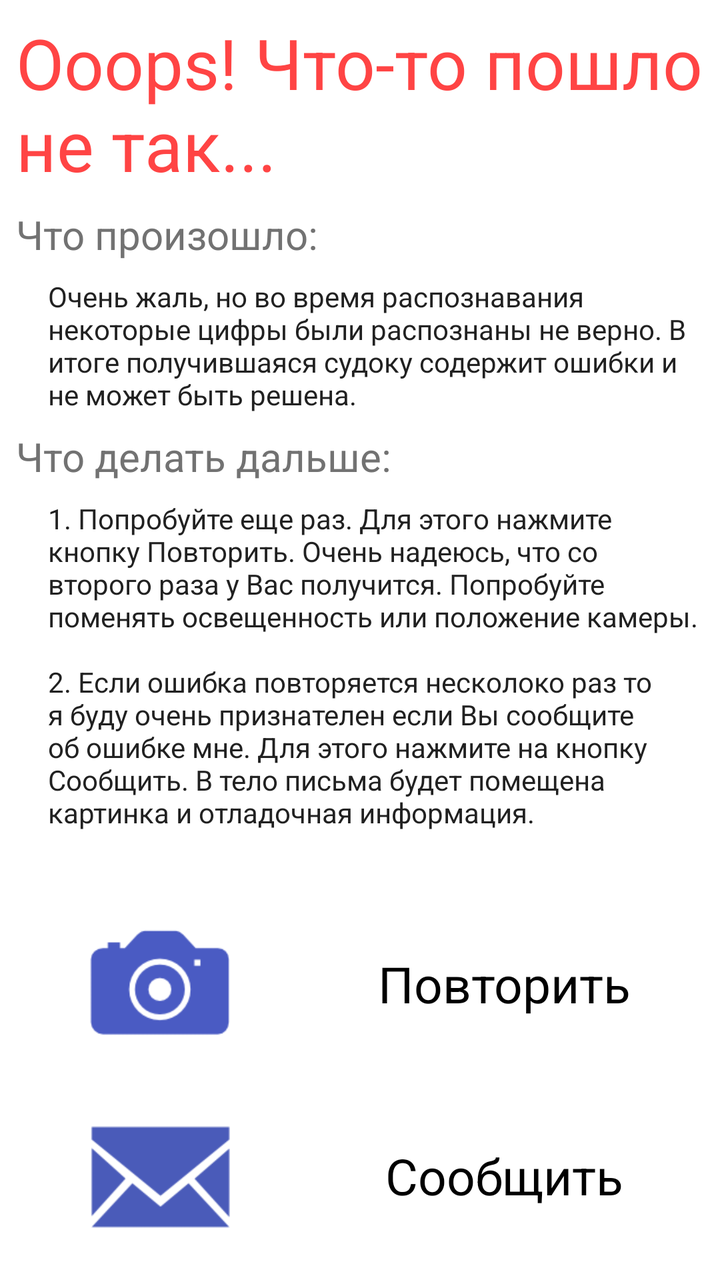
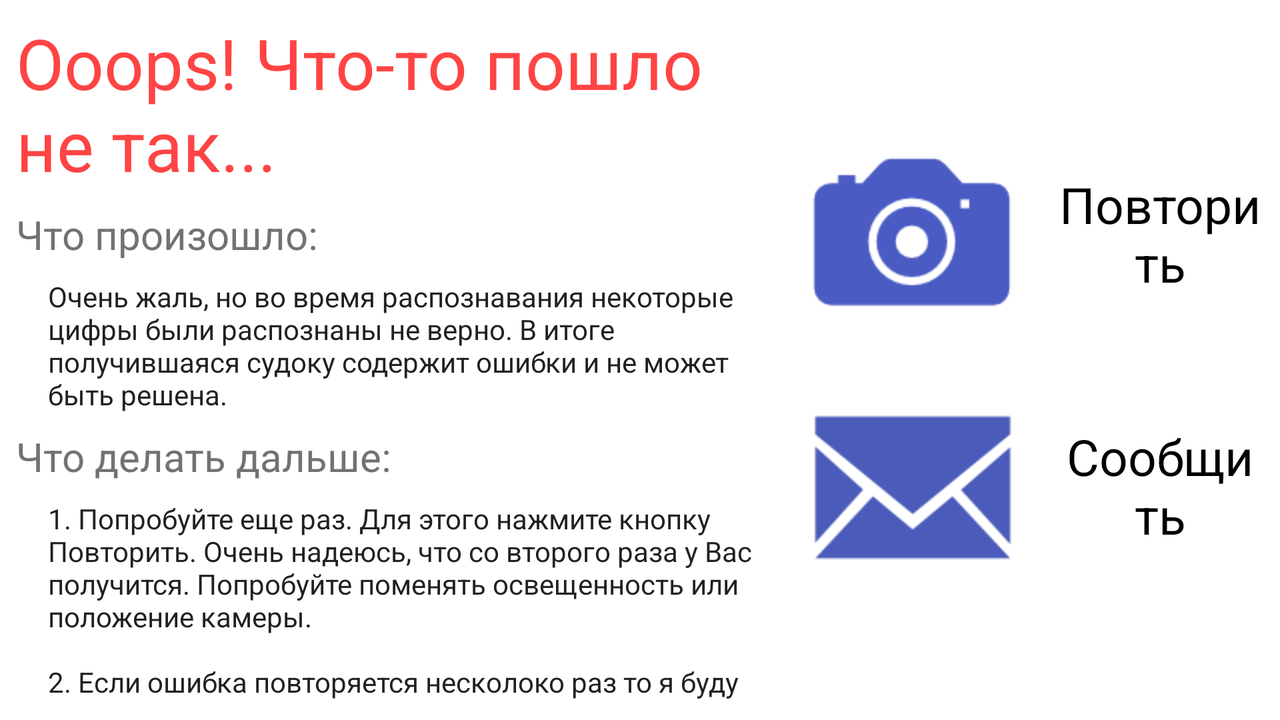

An Android layout and its configuration variant, each rendered on a device that would load it. The default file and the variant file are quoted in full after the pictures.
<!-- AndroidManifest.xml: activity theme android:Theme.Light.NoTitleBar.Fullscreen -->
<!-- res/layout/activity_recognition_error.xml -->
<?xml version="1.0" encoding="utf-8"?>
<LinearLayout xmlns:android="http://schemas.android.com/apk/res/android"
    xmlns:tools="http://schemas.android.com/tools"
    android:layout_width="match_parent"
    android:layout_height="match_parent"
    android:background="#FFFFFFFF"
    android:orientation="vertical" >
    
    <LinearLayout 
        android:layout_width="match_parent"
        android:layout_height="0dp"
        android:layout_weight="0.7"
        android:orientation="vertical">

        <TextView
            android:id="@+id/textView1"
            android:layout_height="wrap_content"
            android:layout_width="match_parent"
            android:layout_margin="8dp"
            android:drawableLeft="@drawable/ic_warning"
            android:drawablePadding="8dp"
            android:text="@string/ooops"
            android:textColor="@android:color/holo_red_light"
            android:textSize="35sp" />

        <TextView
            android:id="@+id/textView2"
            android:layout_width="wrap_content"
            android:layout_height="wrap_content"
            android:layout_marginBottom="8dp"
            android:layout_marginLeft="8dp"
            android:layout_marginRight="8dp"
            android:text="@string/whats_happened"
            android:textColor="#727272"
            android:textSize="20sp" />

        <TextView
            android:id="@+id/textView3"
            android:layout_width="wrap_content"
            android:layout_height="wrap_content"
            android:layout_marginBottom="8dp"
            android:layout_marginLeft="24dp"
            android:layout_marginRight="8dp"
            android:text="@string/whats_happened_exp"
            android:textColor="#212121"/>

        <TextView
            android:id="@+id/textView4"
            android:layout_width="wrap_content"
            android:layout_height="wrap_content"
            android:layout_marginBottom="8dp"
            android:layout_marginLeft="8dp"
            android:layout_marginRight="8dp"
            android:text="@string/whats_next"
            android:textColor="#727272"
            android:textSize="20sp" />
        
        <TextView
            android:id="@+id/textView5"
            android:layout_width="wrap_content"
            android:layout_height="wrap_content"
            android:layout_marginBottom="8dp"
            android:layout_marginLeft="24dp"
            android:layout_marginRight="8dp"
            android:text="@string/whats_next_exp"
            android:textColor="#212121"/>

    </LinearLayout>

    <LinearLayout
        android:layout_width="match_parent"
        android:layout_height="0dp"
        android:layout_weight="0.3"
        android:orientation="vertical">

        <LinearLayout
            android:id="@+id/bt_try_again"
            style="@style/im_button"
            android:layout_width="fill_parent"
            android:layout_height="0dp"
            android:layout_marginBottom="4dp"
            android:layout_marginLeft="8dp"
            android:layout_marginRight="8dp"
            android:layout_weight="1"
            android:gravity="center"
            android:orientation="horizontal" >

            <ImageView
                android:layout_width="wrap_content"
                android:layout_height="wrap_content"
                android:layout_margin="8dp"
                android:scaleType="fitCenter"
                android:src="@drawable/camera"
                tools:ignore="ContentDescription" />

            <TextView
                android:layout_width="0dp"
                android:layout_height="fill_parent"
                android:layout_weight="1"
                android:duplicateParentState="true"
                android:gravity="center"
                android:text="@string/try_again"
                android:textColor="@color/contents_text"
                android:textSize="25sp" />
        </LinearLayout>

        <LinearLayout
            android:id="@+id/bt_sent_email"
            style="@style/im_button"
            android:layout_width="fill_parent"
            android:layout_height="0dp"
            android:layout_marginBottom="8dp"
            android:layout_marginLeft="8dp"
            android:layout_marginRight="8dp"
            android:layout_marginTop="4dp"
            android:layout_weight="1"
            android:gravity="center"
            android:orientation="horizontal" >

            <ImageView
                android:layout_width="wrap_content"
                android:layout_height="wrap_content"
                android:layout_margin="8dp"
                android:scaleType="fitCenter"
                android:src="@drawable/send_mail"
                tools:ignore="ContentDescription" />

            <TextView
                android:layout_width="0dp"
                android:layout_height="fill_parent"
                android:layout_weight="1"
                android:duplicateParentState="true"
                android:gravity="center"
                android:text="@string/sent_email"
                android:textColor="@color/contents_text"
                android:textSize="25sp" />
        </LinearLayout>
    </LinearLayout>

</LinearLayout>
<!-- resources referenced by this layout -->
<resources>
  <color name="contents_text">#ff000000</color>
  <!-- drawable camera: png bitmap (drawable, 3642 bytes) -->
  <!-- drawable send_mail: png bitmap (drawable, 3227 bytes) -->
  <string name="ooops">Ooops! Что-то пошло не так...</string>
  <string name="sent_email">Сообщить</string>
  <string name="try_again">Повторить</string>
  <string name="whats_happened">Что произошло:</string>
  <string name="whats_happened_exp">Очень жаль, но во время распознавания некоторые цифры были распознаны не верно. В итоге получившаяся судоку содержит ошибки и не может быть решена.</string>
  <string name="whats_next">Что делать дальше:</string>
  <string name="whats_next_exp">1. Попробуйте еще раз. Для этого нажмите кнопку Повторить. Очень надеюсь, что со второго раза у Вас получится. Попробуйте поменять освещенность или положение камеры.\n\n2. Если ошибка повторяется несколоко раз то я буду очень признателен если Вы сообщите об ошибке мне. Для этого нажмите на кнопку Сообщить. В тело письма будет помещена картинка и отладочная информация.</string>
  <style name="im_button">
  		<item name="android:background">@drawable/btn_default_bg</item>
  		<item name="android:textSize">45sp</item>
  		<item name="android:textColor">#212121</item>
  	</style>
  <!-- drawable btn_default_bg (drawable) -->
  <?xml version="1.0" encoding="utf-8"?>
  <selector xmlns:android="http://schemas.android.com/apk/res/android">
      <item android:drawable="@drawable/btn_default_normal" android:state_enabled="true"
            android:state_window_focused="false"/>
      <item android:drawable="@drawable/btn_default_normal_disable" android:state_enabled="false"
            android:state_window_focused="false"/>
      <item android:drawable="@drawable/btn_default_pressed"
            android:state_pressed="true"/>
      <item android:drawable="@drawable/btn_default_selected" android:state_enabled="true"
            android:state_focused="true"/>
      <item android:drawable="@drawable/btn_default_normal"
            android:state_enabled="true"/>
      <item android:drawable="@drawable/btn_default_normal_disable_focused"
            android:state_focused="true"/>
      <item
          android:drawable="@drawable/btn_default_normal_disable"/>
  </selector>
</resources>
<!-- res/layout-land/activity_recognition_error.xml (the repository's variant of the layout above) -->
<!-- drawn on the phone turned sideways -->
<?xml version="1.0" encoding="utf-8"?>
<LinearLayout xmlns:android="http://schemas.android.com/apk/res/android"
    xmlns:tools="http://schemas.android.com/tools"
    android:layout_width="match_parent"
    android:layout_height="match_parent"
    android:orientation="horizontal" >

    <LinearLayout 
        android:layout_width="0dp"
        android:layout_weight="0.6"
        android:layout_height="fill_parent"
        android:orientation="vertical">

        <TextView
            android:id="@+id/textView1"
            android:layout_width="wrap_content"
            android:layout_height="wrap_content"
            android:layout_margin="8dp"
            android:drawableLeft="@drawable/ic_warning"
            android:drawablePadding="8dp"
            android:text="@string/ooops"
            android:textColor="@android:color/holo_red_light"
            android:textSize="35sp" />

        <TextView
            android:id="@+id/textView2"
            android:layout_width="wrap_content"
            android:layout_height="wrap_content"
            android:layout_marginBottom="8dp"
            android:layout_marginLeft="8dp"
            android:layout_marginRight="8dp"
            android:text="@string/whats_happened"
            android:textColor="#727272"
            android:textSize="20sp" />

        <TextView
            android:id="@+id/textView3"
            android:layout_width="wrap_content"
            android:layout_height="wrap_content"
            android:layout_marginBottom="8dp"
            android:layout_marginLeft="24dp"
            android:layout_marginRight="8dp"
            android:text="@string/whats_happened_exp"
            android:textColor="#212121"/>

        <TextView
            android:id="@+id/textView4"
            android:layout_width="wrap_content"
            android:layout_height="wrap_content"
            android:layout_marginBottom="8dp"
            android:layout_marginLeft="8dp"
            android:layout_marginRight="8dp"
            android:text="@string/whats_next"
            android:textColor="#727272"
            android:textSize="20sp" />
        
        <TextView
            android:id="@+id/textView5"
            android:layout_width="wrap_content"
            android:layout_height="wrap_content"
            android:layout_marginBottom="8dp"
            android:layout_marginLeft="24dp"
            android:layout_marginRight="8dp"
            android:text="@string/whats_next_exp"
            android:textColor="#212121"/>

    </LinearLayout>

    <LinearLayout
        android:layout_width="0dp"
        android:layout_weight="0.4"
        android:layout_height="match_parent"
        android:layout_marginBottom="50dp"
        android:layout_marginTop="50dp"
        android:orientation="vertical" >

        <LinearLayout
            android:id="@+id/bt_try_again"
            style="@style/im_button"
            android:layout_width="fill_parent"
            android:layout_height="0dp"
            android:layout_marginBottom="4dp"
            android:layout_marginRight="8dp"
            android:layout_marginTop="8dp"
            android:layout_weight="1"
            android:gravity="center"
            android:orientation="horizontal" >

            <ImageView
                android:layout_width="wrap_content"
                android:layout_height="wrap_content"
                android:layout_margin="8dp"
                android:scaleType="fitCenter"
                android:src="@drawable/camera"
                tools:ignore="ContentDescription"/>

            <TextView
                android:layout_width="0dp"
                android:layout_height="fill_parent"
                android:layout_weight="1"
                android:duplicateParentState="true"
                android:gravity="center"
                android:text="@string/try_again"
                android:textColor="@color/contents_text"
                android:textSize="25sp" />
        </LinearLayout>

        <LinearLayout
            android:id="@+id/bt_sent_email"
            style="@style/im_button"
            android:layout_width="fill_parent"
            android:layout_height="0dp"
            android:layout_marginBottom="8dp"
            android:layout_marginRight="8dp"
            android:layout_marginTop="4dp"
            android:layout_weight="1"
            android:gravity="center"
            android:orientation="horizontal" >

            <ImageView
                android:layout_width="wrap_content"
                android:layout_height="wrap_content"
                android:layout_margin="8dp"
                android:scaleType="fitCenter"
                android:src="@drawable/send_mail"
                tools:ignore="ContentDescription" />

            <TextView
                android:layout_width="0dp"
                android:layout_height="fill_parent"
                android:layout_weight="1"
                android:duplicateParentState="true"
                android:gravity="center"
                android:text="@string/sent_email"
                android:textColor="@color/contents_text"
                android:textSize="25sp" />
        </LinearLayout>
        
    </LinearLayout>

</LinearLayout>
